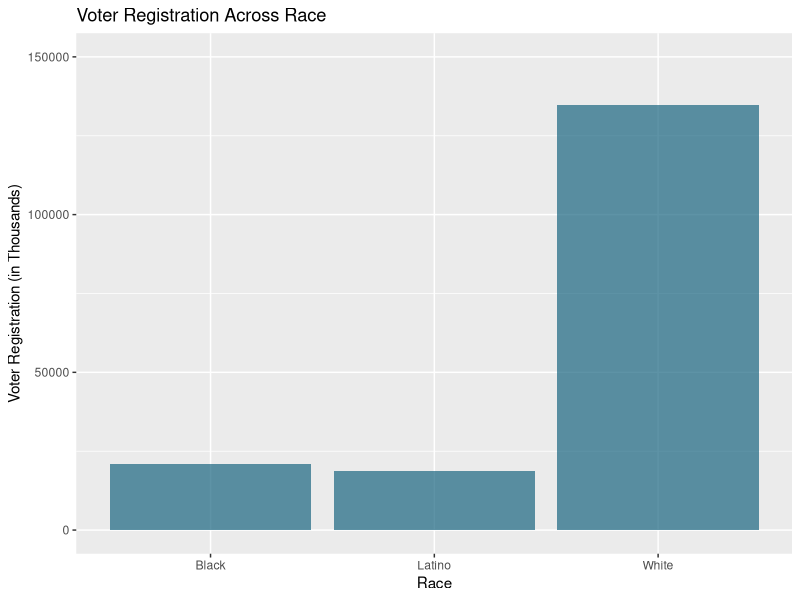

R code for this plot:
library("tidyverse")
library("ggplot2")

white_df <- read.csv("white_alone_formatted.csv", stringsAsFactors = FALSE)
latino_df <- read.csv("latino_alone_formatted.csv", stringsAsFactors = FALSE)
black_df <- read.csv("black_alone_formatted.csv", stringsAsFactors = FALSE)

#remove NA rows
latino_df <- latino_df[-c(19:39), ]

#Add "Race" Column
white_df$Race <- "White"
latino_df$Race <- "Latino"
black_df$Race <- "Black"

#Rename columns for all 3 to Age_and_Sex
white_df <- white_df %>% 
  rename(Age_and_Sex = White.Alone)

latino_df <- latino_df %>% 
  rename(Age_and_Sex = Hispanic.or.Latino.Alone)

black_df <- black_df %>% 
  rename(Age_and_Sex = Black.Alone)

#merge
w_l <- rbind(white_df, latino_df)
three_df <- rbind(w_l, black_df)

#select only the "BOTH_SEX_Total" rows
chart_df <- three_df[c(1, 19, 37), ]

#create barchart
registration_bar <- ggplot(chart_df, aes(y=Registered, x=Race)) +
  geom_bar(stat = "identity", fill=rgb(0.1,0.4,0.5,0.7) ) +
  ylim(0, 150000)

print(registration_bar + labs(
  title = "Voter Registration Across Race",
  y = "Voter Registration (in Thousands)", x = "Race"
))

